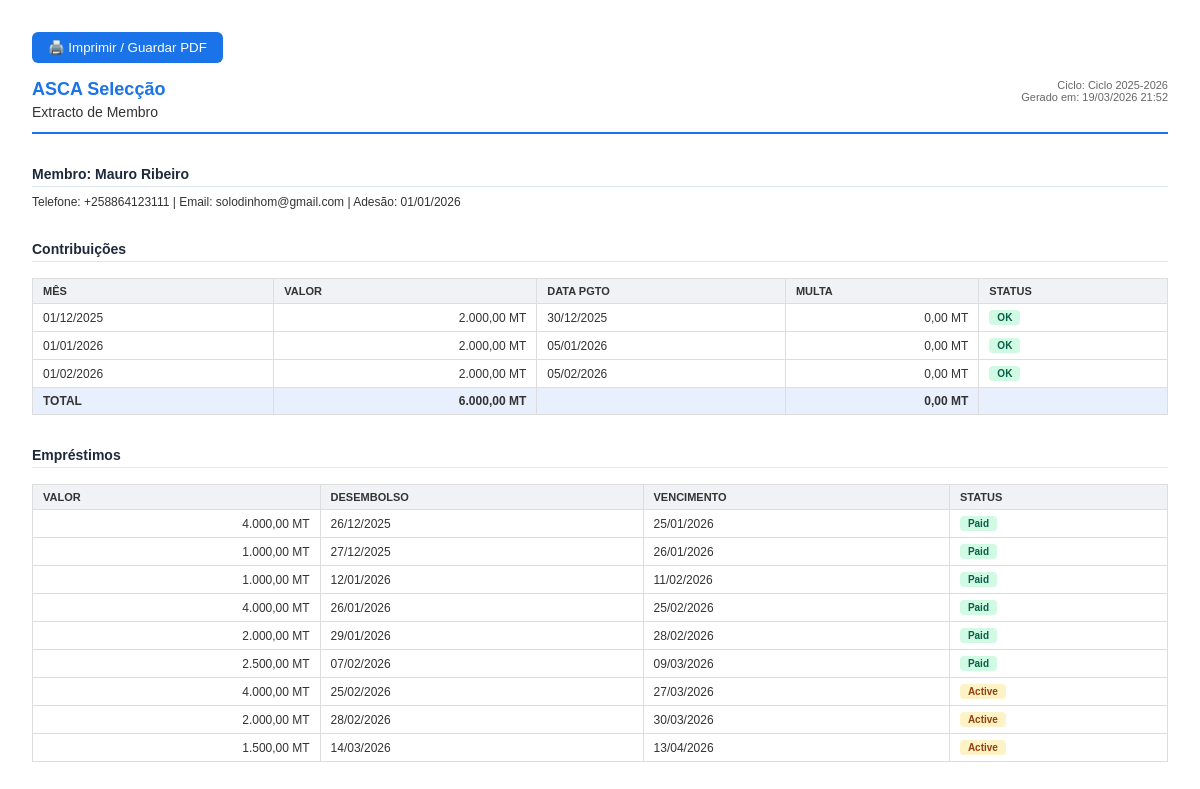
The page /api/reports_api.php?report=member_extract&member_id=8&cycle_id=1 (signed in) on the database its author committed.
### tables this page shows
CREATE TABLE `cycles` (
  `id` int(11) NOT NULL,
  `name` varchar(50) NOT NULL,
  `start_date` date NOT NULL,
  `end_date` date NOT NULL,
  `joia_amount` decimal(12,2) NOT NULL DEFAULT 1000.00,
  `joia_deadline` date NOT NULL,
  `min_monthly` decimal(12,2) NOT NULL DEFAULT 2000.00,
  `max_monthly` decimal(12,2) NOT NULL DEFAULT 5000.00,
  `monthly_deadline_day` int(11) NOT NULL DEFAULT 10,
  `late_fee_pct` decimal(5,2) NOT NULL DEFAULT 15.00,
  `loan_interest_pct` decimal(5,2) NOT NULL DEFAULT 15.00,
  `loan_repayment_days` int(11) NOT NULL DEFAULT 30,
  `min_loan_movement` decimal(12,2) NOT NULL DEFAULT 50000.00,
  `allow_multiple_loans` tinyint(1) NOT NULL DEFAULT 1,
  `loan_tolerance_margin` decimal(12,2) NOT NULL DEFAULT 0.00,
  `fixed_interest_entitlement` decimal(12,2) NOT NULL DEFAULT 7500.00,
  `is_active` tinyint(1) DEFAULT 1,
  `created_at` datetime DEFAULT current_timestamp()
);

CREATE TABLE `members` (
  `id` int(11) NOT NULL,
  `full_name` varchar(200) NOT NULL,
  `phone` varchar(20) DEFAULT NULL,
  `email` varchar(150) DEFAULT NULL,
  `id_number` varchar(50) DEFAULT NULL,
  `address` varchar(300) DEFAULT NULL,
  `join_date` date NOT NULL,
  `status` enum('active','inactive','suspended') DEFAULT 'active',
  `notes` text DEFAULT NULL,
  `created_at` datetime DEFAULT current_timestamp(),
  `updated_at` datetime DEFAULT current_timestamp() ON UPDATE current_timestamp()
);

CREATE TABLE `contributions` (
  `id` int(11) NOT NULL,
  `member_id` int(11) NOT NULL,
  `cycle_id` int(11) NOT NULL,
  `reference_month` date NOT NULL,
  `amount` decimal(12,2) NOT NULL,
  `paid_date` date NOT NULL,
  `due_date` date NOT NULL,
  `is_late` tinyint(1) DEFAULT 0,
  `late_fee` decimal(12,2) DEFAULT 0.00,
  `payment_method` enum('cash','mpesa','bank_transfer') DEFAULT 'cash',
  `receipt_ref` varchar(50) DEFAULT NULL,
  `notes` text DEFAULT NULL,
  `created_at` datetime DEFAULT current_timestamp()
);

CREATE TABLE `loans` (
  `id` int(11) NOT NULL,
  `member_id` int(11) NOT NULL,
  `cycle_id` int(11) NOT NULL,
  `amount` decimal(12,2) NOT NULL,
  `disbursement_date` date NOT NULL,
  `due_date` date NOT NULL,
  `status` enum('active','paid','overdue','defaulted') DEFAULT 'active',
  `notes` text DEFAULT NULL,
  `created_at` datetime DEFAULT current_timestamp(),
  `updated_at` datetime DEFAULT current_timestamp() ON UPDATE current_timestamp()
);

### config/database.php (called while the page is built, shortened)
<?php
class Database {
    private static ?Database $instance = null;
    private PDO $pdo;
    private string $host;
    private string $dbname;
    private string $username;
    private string $password;
    private string $charset = 'utf8mb4';
    private function __construct() {
        $hostHeader = $_SERVER['HTTP_HOST'] ?? '';
        $isLocal = (strpos($hostHeader, 'localhost') !== false || $hostHeader === '127.0.0.1');
        if ($isLocal) {
            $this->host     = getenv('DB_HOST') ?: '127.0.0.1';
            $this->dbname   = getenv('DB_NAME') ?: 'asca_seleccao';
            $this->username = getenv('DB_USER') ?: 'root';
            $this->password = getenv('DB_PASS') ?: '';
        } else {
            $this->host     = getenv('DB_HOST') ?: 'localhost';
            $this->dbname   = getenv('DB_NAME') ?: 'fdlmoz_ascaselecdb';
            $this->username = getenv('DB_USER') ?: 'fdlmoz_ascselecusr';
            $this->password = getenv('DB_PASS') ?: 'M_ym9.@r4HdbMpET';
        }
        if (strpos($this->host, ':') !== false) {
            [$hostPart, $portPart] = explode(':', $this->host, 2);
            $this->host = $hostPart;
            $this->port = $portPart;
        } else {
            $this->port = '3306';
        }
        $dsn = "mysql:host={$this->host};port={$this->port};dbname={$this->dbname};charset={$this->charset}";
        try {
            $this->pdo = new PDO($dsn, $this->username, $this->password, [
                PDO::ATTR_ERRMODE            => PDO::ERRMODE_EXCEPTION,
                PDO::ATTR_DEFAULT_FETCH_MODE => PDO::FETCH_ASSOC,
                PDO::ATTR_EMULATE_PREPARES   => false,
            ]);
        } catch (PDOException $e) {
            die("Erro de conexão à base de dados: " . $e->getMessage());
        }
    }
    public static function getInstance(): self {
        if (self::$instance === null) {
            self::$instance = new self();
        }
        return self::$instance;
    }
    public function query(string $sql, array $params = []): PDOStatement {
        $stmt = $this->pdo->prepare($sql);
        $stmt->execute($params);
        return $stmt;
    }
    public function fetchAll(string $sql, array $params = []): array {
        return $this->query($sql, $params)->fetchAll();
    }
    public function fetch(string $sql, array $params = []): array|false {
        return $this->query($sql, $params)->fetch();
    }
}

### includes/functions.php (called while the page is built, shortened)
<?php
require_once __DIR__ . '/../config/constants.php';
require_once __DIR__ . '/../config/database.php';
function formatMoney(float $value): string {
    return number_format($value, 2, ',', '.') . ' ' . APP_CURRENCY;
}
function formatDate(?string $date): string {
    return date('d/m/Y', strtotime($date));
}
function sanitize(string $input): string {
    return htmlspecialchars(trim($input), ENT_QUOTES, 'UTF-8');
}

### api/reports_api.php (the view, shortened to what this page needs)
<?php
require_once __DIR__ . '/../includes/functions.php';
$db = Database::getInstance();
$report  = $_GET['report'] ?? '';
$cycleId = (int)($_GET['cycle_id'] ?? 0);
$cycle = $db->fetch("SELECT * FROM cycles WHERE id = ?", [$cycleId]);
switch ($report) {
    case 'member_extract':
    case 'monthly_report':
    case 'loans_status':
    case 'contributions_map':
    case 'balance':
        generateHTMLReport($report, $cycleId, $db, $cycle);
        break;
}
function generateHTMLReport(string $type, int $cycleId, Database $db, array $cycle): void {
    $title = [
        'member_extract' => 'Extracto de Membro',
        'monthly_report' => 'Relatório Mensal',
        'loans_status'   => 'Estado de Empréstimos',
        'contributions_map' => 'Mapa de Contribuições',
        'balance'        => 'Balanço Geral',
    ][$type] ?? 'Relatório';
    ?>
    <!DOCTYPE html>
    <html lang="pt">
    <head>
    </head>
    <body>
        <div class="no-print" style="margin-bottom:1rem;">
            <button onclick="window.print()" style="padding:.5rem 1rem;background:#1a73e8;color:#fff;border:none;border-radius:6px;cursor:pointer;">
                🖨️ Imprimir / Guardar PDF
            </button>
        </div>
        <div class="header">
            <div>
                <h1><?= APP_NAME ?></h1>
                <div style="font-size:14px;margin-top:.25rem;"><?= $title ?></div>
            </div>
            <div class="meta">
                Ciclo: <?= sanitize($cycle['name']) ?><br>
                Gerado em: <?= date('d/m/Y H:i') ?>
            </div>
        </div>
    <?php
    switch ($type) {
        case 'member_extract':
            $memberId = (int)($_GET['member_id'] ?? 0);
            $member = $db->fetch("SELECT * FROM members WHERE id = ?", [$memberId]);
            echo "<div class='section'><h2>Membro: {$member['full_name']}</h2>";
            echo "<p>Telefone: {$member['phone']} | Email: {$member['email']} | Adesão: " . formatDate($member['join_date']) . "</p></div>";
            $contribs = $db->fetchAll(
                "SELECT * FROM contributions WHERE member_id = ? AND cycle_id = ? ORDER BY reference_month",
                [$memberId, $cycleId]
            );
            echo "<div class='section'><h2>Contribuições</h2><table><thead><tr><th>Mês</th><th>Valor</th><th>Data Pgto</th><th>Multa</th><th>Status</th></tr></thead><tbody>";
            $totalC = 0; $totalF = 0;
            foreach ($contribs as $c) {
                $totalC += (float)$c['amount']; $totalF += (float)$c['late_fee'];
                $status = $c['is_late'] ? '<span class="badge badge-danger">Atraso</span>' : '<span class="badge badge-success">OK</span>';
                echo "<tr><td>" . formatDate($c['reference_month']) . "</td><td class='text-right'>" . formatMoney($c['amount']) . "</td><td>" . formatDate($c['paid_date']) . "</td><td class='text-right'>" . formatMoney($c['late_fee']) . "</td><td>{$status}</td></tr>";
            }
            echo "<tr class='total-row'><td>TOTAL</td><td class='text-right'>" . formatMoney($totalC) . "</td><td></td><td class='text-right'>" . formatMoney($totalF) . "</td><td></td></tr>";
            echo "</tbody></table></div>";
            $loans = $db->fetchAll("SELECT * FROM loans WHERE member_id = ? AND cycle_id = ? ORDER BY disbursement_date", [$memberId, $cycleId]);
            echo "<div class='section'><h2>Empréstimos</h2><table><thead><tr><th>Valor</th><th>Desembolso</th><th>Vencimento</th><th>Status</th></tr></thead><tbody>";
            foreach ($loans as $l) {
                $sBadge = ['active' => 'badge-warning', 'paid' => 'badge-success', 'overdue' => 'badge-danger'][$l['status']] ?? '';
                echo "<tr><td class='text-right'>" . formatMoney($l['amount']) . "</td><td>" . formatDate($l['disbursement_date']) . "</td><td>" . formatDate($l['due_date']) . "</td><td><span class='badge {$sBadge}'>" . ucfirst($l['status']) . "</span></td></tr>";
            }
            echo "</tbody></table></div>";
            break;
    }
    echo '</body></html>';
    exit;
}

### api/reports_api.php (style rules this page uses)
* { margin: 0; padding: 0; box-sizing: border-box; }
body { font-family: 'Arial', sans-serif; font-size: 12px; color: #333; padding: 2rem; }
.header { display: flex; justify-content: space-between; border-bottom: 2px solid #1a73e8; padding-bottom: .75rem; margin-bottom: 1.5rem; }
.header h1 { font-size: 18px; color: #1a73e8; }
.header .meta { text-align: right; font-size: 11px; color: #666; }
table { width: 100%; border-collapse: collapse; margin-top: 1rem; }
th, td { padding: 6px 10px; text-align: left; border: 1px solid #ddd; }
th { background: #f0f2f5; font-weight: 600; font-size: 11px; text-transform: uppercase; }
.total-row { font-weight: bold; background: #e8f0fe; }
.text-right { text-align: right; }
.badge { display: inline-block; padding: 2px 8px; border-radius: 4px; font-size: 10px; font-weight: 600; }
.badge-success { background: #d1fae5; color: #065f46; }
.badge-warning { background: #fef3c7; color: #92400e; }
.section { margin-top: 2rem; }
.section h2 { font-size: 14px; color: #1e293b; margin-bottom: .5rem; border-bottom: 1px solid #e2e8f0; padding-bottom: .25rem; }

### rows shown on the page
cycles: name "Ciclo 2025-2026"
members: full_name "Mauro Ribeiro", phone "+258864123111", email "solodinhom@gmail.com", join_date "01/01/2026"
contributions: reference_month "01/12/2025", amount "2.000,00 MT", paid_date "30/12/2025", late_fee "0,00 MT", is_late "OK"
contributions: reference_month "01/01/2026", amount "2.000,00 MT", paid_date "05/01/2026", late_fee "0,00 MT", is_late "OK"
contributions: reference_month "01/02/2026", amount "2.000,00 MT", paid_date "05/02/2026", late_fee "0,00 MT", is_late "OK"
loans: amount "4.000,00 MT", disbursement_date "26/12/2025", due_date "25/01/2026", status "Paid"
loans: amount "1.000,00 MT", disbursement_date "27/12/2025", due_date "26/01/2026", status "Paid"
loans: amount "1.000,00 MT", disbursement_date "12/01/2026", due_date "11/02/2026", status "Paid"
loans: amount "4.000,00 MT", disbursement_date "26/01/2026", due_date "25/02/2026", status "Paid"
loans: amount "2.000,00 MT", disbursement_date "29/01/2026", due_date "28/02/2026", status "Paid"
loans: amount "2.500,00 MT", disbursement_date "07/02/2026", due_date "09/03/2026", status "Paid"
loans: amount "4.000,00 MT", disbursement_date "25/02/2026", due_date "27/03/2026", status "Active"
loans: amount "2.000,00 MT", disbursement_date "28/02/2026", due_date "30/03/2026", status "Active"
loans: amount "1.500,00 MT", disbursement_date "14/03/2026", due_date "13/04/2026", status "Active"

### other values the page prints
APP_NAME "ASCA Selecção"
$title "Extracto de Membro"
formatMoney($totalC) "6.000,00 MT"
formatMoney($totalF) "0,00 MT"
